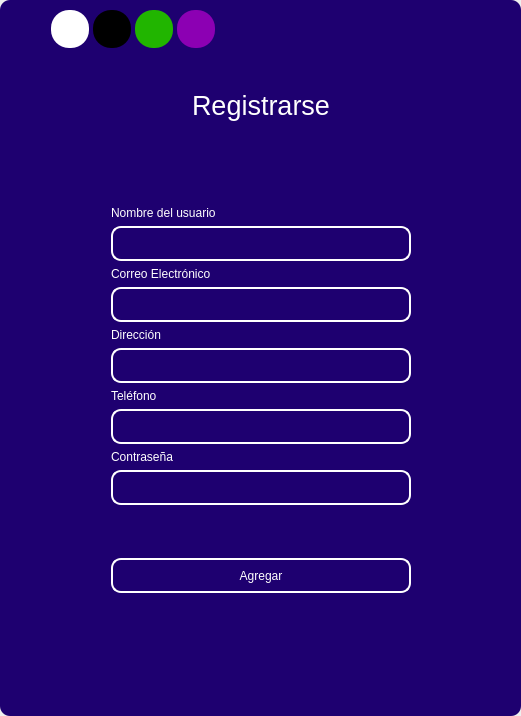
<?xml version="1.0" encoding="UTF-8"?>
<ui version="4.0">
 <class>MainWindow</class>
 <widget class="QMainWindow" name="MainWindow">
  <property name="geometry">
   <rect>
    <x>0</x>
    <y>0</y>
    <width>521</width>
    <height>716</height>
   </rect>
  </property>
  <property name="windowTitle">
   <string>MainWindow</string>
  </property>
  <property name="styleSheet">
   <string notr="true"/>
  </property>
  <widget class="QWidget" name="centralwidget">
   <property name="styleSheet">
    <string notr="true"/>
   </property>
   <layout class="QVBoxLayout" name="verticalLayout">
    <property name="spacing">
     <number>0</number>
    </property>
    <property name="leftMargin">
     <number>0</number>
    </property>
    <property name="topMargin">
     <number>0</number>
    </property>
    <property name="rightMargin">
     <number>0</number>
    </property>
    <property name="bottomMargin">
     <number>0</number>
    </property>
    <item>
     <widget class="QFrame" name="frame">
      <property name="enabled">
       <bool>true</bool>
      </property>
      <property name="styleSheet">
       <string notr="true">
QFrame {
border-radius:10px;
background-color:#1E0070;
 }
</string>
      </property>
      <property name="frameShape">
       <enum>QFrame::StyledPanel</enum>
      </property>
      <property name="frameShadow">
       <enum>QFrame::Raised</enum>
      </property>
      <layout class="QVBoxLayout" name="verticalLayout_2">
       <item>
        <widget class="QFrame" name="frame_superior">
         <property name="minimumSize">
          <size>
           <width>0</width>
           <height>40</height>
          </size>
         </property>
         <property name="maximumSize">
          <size>
           <width>16777215</width>
           <height>40</height>
          </size>
         </property>
         <property name="styleSheet">
          <string notr="true">QPushButton{
border-radius:18px;
}

QPushButton:hover{
	background-color: rgb(0, 0, 0);
}
</string>
         </property>
         <property name="frameShape">
          <enum>QFrame::StyledPanel</enum>
         </property>
         <property name="frameShadow">
          <enum>QFrame::Raised</enum>
         </property>
         <layout class="QHBoxLayout" name="horizontalLayout_3">
          <property name="spacing">
           <number>4</number>
          </property>
          <property name="leftMargin">
           <number>0</number>
          </property>
          <property name="topMargin">
           <number>0</number>
          </property>
          <property name="rightMargin">
           <number>0</number>
          </property>
          <property name="bottomMargin">
           <number>0</number>
          </property>
          <item>
           <widget class="QPushButton" name="btn_theme">
            <property name="minimumSize">
             <size>
              <width>38</width>
              <height>38</height>
             </size>
            </property>
            <property name="cursor">
             <cursorShape>PointingHandCursor</cursorShape>
            </property>
            <property name="styleSheet">
             <string notr="true">background-color:#1E0070;</string>
            </property>
            <property name="text">
             <string/>
            </property>
           </widget>
          </item>
          <item>
           <widget class="QPushButton" name="btn_theme1">
            <property name="minimumSize">
             <size>
              <width>38</width>
              <height>38</height>
             </size>
            </property>
            <property name="cursor">
             <cursorShape>PointingHandCursor</cursorShape>
            </property>
            <property name="styleSheet">
             <string notr="true">background-color: rgb(255, 255, 255);</string>
            </property>
            <property name="text">
             <string/>
            </property>
           </widget>
          </item>
          <item>
           <widget class="QPushButton" name="btn_theme2">
            <property name="minimumSize">
             <size>
              <width>38</width>
              <height>38</height>
             </size>
            </property>
            <property name="cursor">
             <cursorShape>PointingHandCursor</cursorShape>
            </property>
            <property name="styleSheet">
             <string notr="true">background-color: rgb(0, 0, 0);</string>
            </property>
            <property name="text">
             <string/>
            </property>
           </widget>
          </item>
          <item>
           <widget class="QPushButton" name="btn_theme3">
            <property name="minimumSize">
             <size>
              <width>38</width>
              <height>38</height>
             </size>
            </property>
            <property name="cursor">
             <cursorShape>PointingHandCursor</cursorShape>
            </property>
            <property name="styleSheet">
             <string notr="true">background-color: rgb(33, 181, 0);</string>
            </property>
            <property name="text">
             <string/>
            </property>
           </widget>
          </item>
          <item>
           <widget class="QPushButton" name="btn_theme4">
            <property name="minimumSize">
             <size>
              <width>38</width>
              <height>38</height>
             </size>
            </property>
            <property name="cursor">
             <cursorShape>PointingHandCursor</cursorShape>
            </property>
            <property name="styleSheet">
             <string notr="true">background-color: rgb(140, 0, 179);</string>
            </property>
            <property name="text">
             <string/>
            </property>
           </widget>
          </item>
          <item>
           <spacer name="horizontalSpacer_2">
            <property name="orientation">
             <enum>Qt::Horizontal</enum>
            </property>
            <property name="sizeHint" stdset="0">
             <size>
              <width>443</width>
              <height>20</height>
             </size>
            </property>
           </spacer>
          </item>
          <item>
           <widget class="QPushButton" name="bt_minimize">
            <property name="minimumSize">
             <size>
              <width>38</width>
              <height>38</height>
             </size>
            </property>
            <property name="maximumSize">
             <size>
              <width>38</width>
              <height>38</height>
             </size>
            </property>
            <property name="text">
             <string/>
            </property>
            <property name="icon">
             <iconset>
              <normaloff>image/minus.svg</normaloff>image/minus.svg</iconset>
            </property>
            <property name="iconSize">
             <size>
              <width>38</width>
              <height>38</height>
             </size>
            </property>
           </widget>
          </item>
          <item>
           <widget class="QPushButton" name="bt_maximize">
            <property name="minimumSize">
             <size>
              <width>38</width>
              <height>38</height>
             </size>
            </property>
            <property name="maximumSize">
             <size>
              <width>38</width>
              <height>38</height>
             </size>
            </property>
            <property name="text">
             <string/>
            </property>
            <property name="icon">
             <iconset>
              <normaloff>image/chevron-up.svg</normaloff>image/chevron-up.svg</iconset>
            </property>
            <property name="iconSize">
             <size>
              <width>38</width>
              <height>38</height>
             </size>
            </property>
           </widget>
          </item>
          <item>
           <widget class="QPushButton" name="bt_normal">
            <property name="minimumSize">
             <size>
              <width>38</width>
              <height>38</height>
             </size>
            </property>
            <property name="maximumSize">
             <size>
              <width>38</width>
              <height>38</height>
             </size>
            </property>
            <property name="text">
             <string/>
            </property>
            <property name="icon">
             <iconset>
              <normaloff>image/chevron-down.svg</normaloff>image/chevron-down.svg</iconset>
            </property>
            <property name="iconSize">
             <size>
              <width>38</width>
              <height>38</height>
             </size>
            </property>
           </widget>
          </item>
          <item>
           <widget class="QPushButton" name="bt_close">
            <property name="minimumSize">
             <size>
              <width>38</width>
              <height>38</height>
             </size>
            </property>
            <property name="maximumSize">
             <size>
              <width>38</width>
              <height>38</height>
             </size>
            </property>
            <property name="text">
             <string/>
            </property>
            <property name="icon">
             <iconset>
              <normaloff>image/x.svg</normaloff>image/x.svg</iconset>
            </property>
            <property name="iconSize">
             <size>
              <width>38</width>
              <height>38</height>
             </size>
            </property>
           </widget>
          </item>
         </layout>
        </widget>
       </item>
       <item>
        <widget class="QFrame" name="frame_3">
         <property name="frameShape">
          <enum>QFrame::StyledPanel</enum>
         </property>
         <property name="frameShadow">
          <enum>QFrame::Raised</enum>
         </property>
         <layout class="QHBoxLayout" name="horizontalLayout_4">
          <item>
           <spacer name="horizontalSpacer_3">
            <property name="orientation">
             <enum>Qt::Horizontal</enum>
            </property>
            <property name="sizeHint" stdset="0">
             <size>
              <width>178</width>
              <height>20</height>
             </size>
            </property>
           </spacer>
          </item>
          <item>
           <layout class="QVBoxLayout" name="verticalLayout_4">
            <item>
             <spacer name="verticalSpacer">
              <property name="orientation">
               <enum>Qt::Vertical</enum>
              </property>
              <property name="sizeHint" stdset="0">
               <size>
                <width>28</width>
                <height>28</height>
               </size>
              </property>
             </spacer>
            </item>
            <item>
             <widget class="QFrame" name="frame_4">
              <property name="maximumSize">
               <size>
                <width>400</width>
                <height>600</height>
               </size>
              </property>
              <property name="styleSheet">
               <string notr="true">QLabel {
	color: rgb(255, 255, 254);
	font: 12pt &quot;Arial&quot;;
	background-color: rgba(0, 0, 0,0);
}


QLineEdit{
background-color: rgba(0, 0, 0,0);
border-radius:10px; 
font: 12pt &quot;Arial&quot;;
color: rgb(255, 255, 254);
border: 2px solid  rgb(255, 255, 255);

}

QLineEdit:hover{
background-color: rgba(0, 0, 0,0);
border-radius:10px; 
font: 12pt &quot;Arial&quot;;
border: 2px solid  rgb(120, 0, 171);
}

QLineEdit:focus{
background-color: rgb(0, 0, 0);
border-radius:10px; 
font: 12pt &quot;Arial&quot;;
border: 2px solid rgb(120, 0, 171);
}

QCheckBox{
	font: 12pt &quot;Arial&quot;;
	color: rgb(255, 255, 255);
}

QCheckBox::indicator {
    width: 18px;
    height:18px;
}

QCheckBox::indicator:unchecked {
   background-image: url(image/square.svg);
}

QCheckBox::indicator:checked {
   background-image: url(image/check-square.svg);
}

QPushButton{
border-radius:10px; 
font: 12pt &quot;Arial&quot;;
color: rgb(255, 255, 254);
border: 2px solid #ffffff;
}

QPushButton:hover{
border-radius:10px; 
font: 12pt &quot;Arial&quot;;
color: rgb(255, 255, 255);
border: 2px solid rgb(120, 0, 171);
	background-color: rgb(120, 0, 171);
}
</string>
              </property>
              <property name="frameShape">
               <enum>QFrame::StyledPanel</enum>
              </property>
              <property name="frameShadow">
               <enum>QFrame::Raised</enum>
              </property>
              <layout class="QVBoxLayout" name="verticalLayout_3">
               <item>
                <widget class="QLabel" name="label_8">
                 <property name="font">
                  <font>
                   <family>MS Shell Dlg 2</family>
                   <pointsize>20</pointsize>
                   <weight>50</weight>
                   <italic>false</italic>
                   <bold>false</bold>
                  </font>
                 </property>
                 <property name="styleSheet">
                  <string notr="true">font: 20pt &quot;MS Shell Dlg 2&quot;;</string>
                 </property>
                 <property name="text">
                  <string>Registrarse</string>
                 </property>
                 <property name="alignment">
                  <set>Qt::AlignCenter</set>
                 </property>
                </widget>
               </item>
               <item>
                <widget class="QLabel" name="label">
                 <property name="minimumSize">
                  <size>
                   <width>300</width>
                   <height>50</height>
                  </size>
                 </property>
                 <property name="maximumSize">
                  <size>
                   <width>16777215</width>
                   <height>50</height>
                  </size>
                 </property>
                 <property name="styleSheet">
                  <string notr="true">font: 16pt &quot;Arial&quot;;
</string>
                 </property>
                 <property name="text">
                  <string/>
                 </property>
                 <property name="pixmap">
                  <pixmap>../../desktop_local/window/img/icon.png</pixmap>
                 </property>
                 <property name="alignment">
                  <set>Qt::AlignCenter</set>
                 </property>
                </widget>
               </item>
               <item>
                <spacer name="verticalSpacer_3">
                 <property name="orientation">
                  <enum>Qt::Vertical</enum>
                 </property>
                 <property name="sizeHint" stdset="0">
                  <size>
                   <width>20</width>
                   <height>40</height>
                  </size>
                 </property>
                </spacer>
               </item>
               <item>
                <widget class="QLabel" name="label_4">
                 <property name="text">
                  <string>Nombre del usuario</string>
                 </property>
                </widget>
               </item>
               <item>
                <widget class="QLineEdit" name="nametxt">
                 <property name="minimumSize">
                  <size>
                   <width>0</width>
                   <height>35</height>
                  </size>
                 </property>
                </widget>
               </item>
               <item>
                <widget class="QLabel" name="label_6">
                 <property name="text">
                  <string>Correo Electrónico</string>
                 </property>
                </widget>
               </item>
               <item>
                <widget class="QLineEdit" name="emailtxt">
                 <property name="minimumSize">
                  <size>
                   <width>0</width>
                   <height>35</height>
                  </size>
                 </property>
                </widget>
               </item>
               <item>
                <widget class="QLabel" name="label_3">
                 <property name="text">
                  <string>Dirección</string>
                 </property>
                </widget>
               </item>
               <item>
                <widget class="QLineEdit" name="addresstxt">
                 <property name="minimumSize">
                  <size>
                   <width>0</width>
                   <height>35</height>
                  </size>
                 </property>
                </widget>
               </item>
               <item>
                <widget class="QLabel" name="label_7">
                 <property name="text">
                  <string>Teléfono</string>
                 </property>
                </widget>
               </item>
               <item>
                <widget class="QLineEdit" name="phonetxt">
                 <property name="minimumSize">
                  <size>
                   <width>0</width>
                   <height>35</height>
                  </size>
                 </property>
                </widget>
               </item>
               <item>
                <widget class="QLabel" name="label_5">
                 <property name="text">
                  <string>Contraseña</string>
                 </property>
                </widget>
               </item>
               <item>
                <widget class="QLineEdit" name="passwordtxt">
                 <property name="minimumSize">
                  <size>
                   <width>0</width>
                   <height>35</height>
                  </size>
                 </property>
                 <property name="maximumSize">
                  <size>
                   <width>16777215</width>
                   <height>16777215</height>
                  </size>
                 </property>
                 <property name="echoMode">
                  <enum>QLineEdit::Password</enum>
                 </property>
                </widget>
               </item>
               <item>
                <spacer name="verticalSpacer_5">
                 <property name="orientation">
                  <enum>Qt::Vertical</enum>
                 </property>
                 <property name="sizeHint" stdset="0">
                  <size>
                   <width>20</width>
                   <height>40</height>
                  </size>
                 </property>
                </spacer>
               </item>
               <item>
                <spacer name="verticalSpacer_6">
                 <property name="orientation">
                  <enum>Qt::Vertical</enum>
                 </property>
                 <property name="sizeHint" stdset="0">
                  <size>
                   <width>20</width>
                   <height>40</height>
                  </size>
                 </property>
                </spacer>
               </item>
               <item>
                <widget class="QPushButton" name="btn_register_bd">
                 <property name="minimumSize">
                  <size>
                   <width>0</width>
                   <height>35</height>
                  </size>
                 </property>
                 <property name="cursor">
                  <cursorShape>PointingHandCursor</cursorShape>
                 </property>
                 <property name="text">
                  <string>Agregar</string>
                 </property>
                </widget>
               </item>
               <item>
                <spacer name="verticalSpacer_7">
                 <property name="orientation">
                  <enum>Qt::Vertical</enum>
                 </property>
                 <property name="sizeHint" stdset="0">
                  <size>
                   <width>20</width>
                   <height>40</height>
                  </size>
                 </property>
                </spacer>
               </item>
               <item>
                <layout class="QHBoxLayout" name="horizontalLayout_2"/>
               </item>
               <item>
                <spacer name="verticalSpacer_8">
                 <property name="orientation">
                  <enum>Qt::Vertical</enum>
                 </property>
                 <property name="sizeHint" stdset="0">
                  <size>
                   <width>20</width>
                   <height>40</height>
                  </size>
                 </property>
                </spacer>
               </item>
               <item>
                <layout class="QHBoxLayout" name="horizontalLayout">
                 <item>
                  <widget class="QLabel" name="label_2">
                   <property name="text">
                    <string/>
                   </property>
                  </widget>
                 </item>
                </layout>
               </item>
              </layout>
             </widget>
            </item>
            <item>
             <spacer name="verticalSpacer_2">
              <property name="orientation">
               <enum>Qt::Vertical</enum>
              </property>
              <property name="sizeHint" stdset="0">
               <size>
                <width>20</width>
                <height>40</height>
               </size>
              </property>
             </spacer>
            </item>
           </layout>
          </item>
          <item>
           <spacer name="horizontalSpacer_4">
            <property name="orientation">
             <enum>Qt::Horizontal</enum>
            </property>
            <property name="sizeHint" stdset="0">
             <size>
              <width>177</width>
              <height>20</height>
             </size>
            </property>
           </spacer>
          </item>
         </layout>
        </widget>
       </item>
      </layout>
     </widget>
    </item>
   </layout>
  </widget>
 </widget>
 <resources/>
 <connections/>
</ui>
